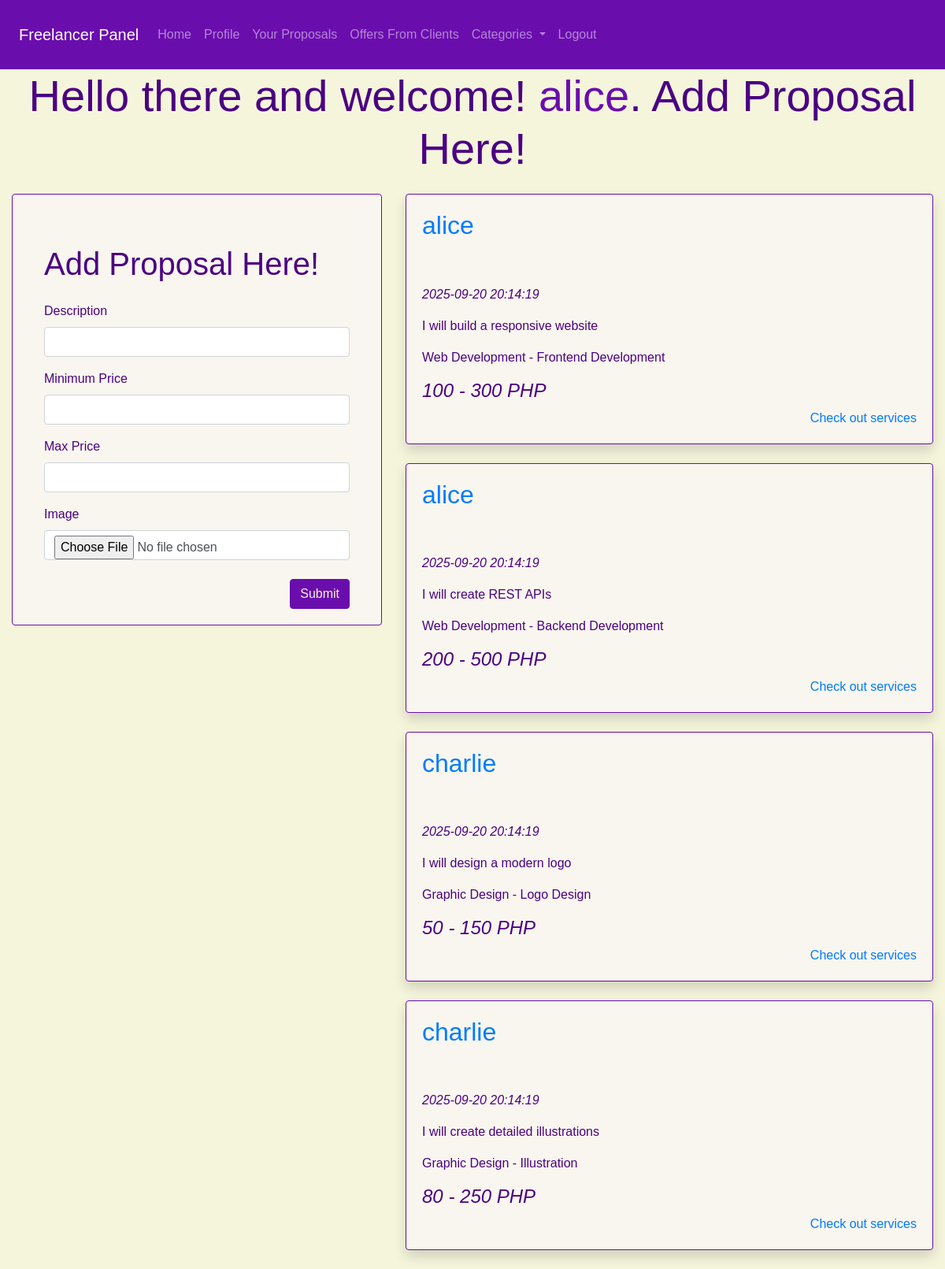
Screenshot of /freelancer/index.php (signed in) with the database file from the repository.
### tables this page shows
CREATE TABLE proposals (
  proposal_id INT AUTO_INCREMENT PRIMARY KEY,
  user_id INT,
  description TEXT,
  image TEXT,
  min_price INT,
  max_price INT,
  view_count INT DEFAULT 0,
  date_added TIMESTAMP DEFAULT CURRENT_TIMESTAMP,
  category_id INT,
  subcategory_id INT,
  FOREIGN KEY (user_id) REFERENCES fiverr_clone_users(user_id),
  FOREIGN KEY (category_id) REFERENCES categories(category_id),
  FOREIGN KEY (subcategory_id) REFERENCES subcategories(subcategory_id)
);

CREATE TABLE fiverr_clone_users (
  user_id INT AUTO_INCREMENT PRIMARY KEY,
  username VARCHAR(255),
  email VARCHAR(255) UNIQUE NOT NULL,
  password TEXT,
  is_client TINYINT(1),
  bio_description TEXT,
  display_picture TEXT,
  contact_number VARCHAR(255),
  date_added TIMESTAMP DEFAULT CURRENT_TIMESTAMP,
  role ENUM('administrator','client','freelancer') DEFAULT 'client'
);

CREATE TABLE categories (
  category_id INT AUTO_INCREMENT PRIMARY KEY,
  category_name VARCHAR(255) NOT NULL
);

CREATE TABLE subcategories (
  subcategory_id INT AUTO_INCREMENT PRIMARY KEY,
  category_id INT NOT NULL,
  subcategory_name VARCHAR(255) NOT NULL,
  FOREIGN KEY (category_id) REFERENCES categories(category_id)
);

### freelancer/classes/Database.php (called while the page is built, shortened)
<?php
class Database
{
    protected $pdo;
    private $host = 'localhost';
    private $db = 'fiverr_clone';
    private $user = 'root';
    private $pass = '';
    private $charset = 'utf8mb4';
    public function __construct()
    {
        $dsn = "mysql:host=$this->host;dbname=$this->db;charset=$this->charset";
        $options = [
            PDO::ATTR_ERRMODE => PDO::ERRMODE_EXCEPTION,
            PDO::ATTR_DEFAULT_FETCH_MODE => PDO::FETCH_ASSOC,
            PDO::ATTR_EMULATE_PREPARES => false
        ];
        try {
            $this->pdo = new PDO($dsn, $this->user, $this->pass, $options);
            $this->pdo->exec("SET time_zone = '+08:00';");
        } catch (\PDOException $e) {
            throw new \PDOException($e->getMessage(), (int) $e->getCode());
        }
    }
    protected function executeQuery($sql, $params = [])
    {
        $stmt = $this->pdo->prepare($sql);
        $stmt->execute($params);
        return $stmt->fetchAll();
    }
}
?>

### freelancer/classloader.php (called while the page is built, shortened)
<?php
require_once 'classes/Database.php';
require_once 'classes/Proposal.php';
$proposalObj = new Proposal();

### freelancer/classes/Proposal.php (called while the page is built, shortened)
<?php
class Proposal extends Database
{
    public function getProposals($id = null)
    {
        $sql = "SELECT
                Proposals.*,
                fiverr_clone_users.*,
                Proposals.date_added AS proposals_date_added,
                categories.category_name,
                subcategories.subcategory_name
            FROM Proposals
            JOIN fiverr_clone_users
                ON Proposals.user_id = fiverr_clone_users.user_id
            LEFT JOIN categories
                ON Proposals.category_id = categories.category_id
            LEFT JOIN subcategories
                ON Proposals.subcategory_id = subcategories.subcategory_id
            ORDER BY Proposals.date_added DESC";
        return $this->executeQuery($sql);
    }
}
?>

### freelancer/index.php (the view, shortened to what this page needs)
<?php require_once 'classloader.php'; ?>
<!DOCTYPE html>
<html lang="en">
<head>
<link href="https://cdn.jsdelivr.net/npm/bootstrap@4.6.2/dist/css/bootstrap.min.css" rel="stylesheet"/>
</head>
<body>
<?php include 'includes/navbar.php'; ?>
<div class="container-fluid">
<div class="display-4 text-center">Hello there and welcome! <span class="text-success"><?php echo $_SESSION['username']; ?></span>. Add Proposal Here!</div>
<div class="row">
<div class="col-md-5">
<div class="card mt-4 mb-4">
<div class="card-body">
<form action="core/handleForms.php" enctype="multipart/form-data" method="POST">
<div class="card-body">
                <h1 class="mb-4 mt-4">Add Proposal Here!</h1>
<div class="form-group">
<label for="exampleInputEmail1">Description</label>
<input class="form-control" name="description" required="" type="text"/>
</div>
<div class="form-group">
<label for="exampleInputEmail1">Minimum Price</label>
<input class="form-control" name="min_price" required="" type="number"/>
</div>
<div class="form-group">
<label for="exampleInputEmail1">Max Price</label>
<input class="form-control" name="max_price" required="" type="number"/>
</div>
<div class="form-group">
<label for="exampleInputEmail1">Image</label>
<input class="form-control" name="image" required="" type="file"/>
<input class="btn btn-primary float-right mt-4" name="insertNewProposalBtn" type="submit"/>
</div>
</div>
</form>
</div>
</div>
</div>
<div class="col-md-7">
<?php $getProposals = $proposalObj->getProposals(); ?>
        <?php foreach ($getProposals as $proposal) { ?>
<div class="card shadow mt-4 mb-4">
<div class="card-body">
<h2><a href="&lt;?= $_SESSION['user_id'] == $proposal['user_id'] ? 'profile.php' : 'other_profile_view.php?user_id=' . $proposal['user_id'] ?>">
<?= htmlspecialchars($proposal['username']) ?>
</a></h2>
<p class="mt-4"><i><?php echo $proposal['proposals_date_added']; ?></i></p>
<p class="mt-2"><?php echo $proposal['description']; ?></p>
<p class="mt-2">
<?php echo $proposal['category_name'] . ' - ' . $proposal['subcategory_name']; ?>
</p>
<h4><i><?php echo number_format($proposal['min_price']) . " - " . number_format($proposal['max_price']); ?>
                  PHP</i></h4>
<div class="float-right">
<a href="#">Check out services</a>
</div>
</div>
</div>
<?php } ?>
</div>
</div>
</div>
</body>
</html>

### freelancer/includes/navbar.php (shortened to what this page needs)
<nav class="navbar navbar-expand-lg navbar-dark p-4" style="background-color: #0077B6;">
  <a class="navbar-brand" href="index.php">Freelancer Panel</a>
  <div class="collapse navbar-collapse" id="navbarNav">
    <ul class="navbar-nav">
      <li class="nav-item">
        <a class="nav-link" href="index.php">Home</a>
      </li>
      <li class="nav-item">
        <a class="nav-link" href="profile.php">Profile</a>
      </li>
      <li class="nav-item">
        <a class="nav-link" href="your_proposals.php">Your Proposals</a>
      </li>
      <li class="nav-item">
        <a class="nav-link" href="offers_from_clients.php">Offers From Clients</a>
      </li>
      <li class="nav-item dropdown">
        <a class="nav-link dropdown-toggle" href="#" id="categoriesDropdown" role="button" data-toggle="dropdown"
          aria-haspopup="true" aria-expanded="false">
          Categories
        </a>
      </li>
      <li class="nav-item">
        <a class="nav-link" href="core/handleForms.php?logoutUserBtn=1">Logout</a>
      </li>
    </ul>
  </div>
</nav>

### freelancer/index.php (style rules this page uses)
body { font-family: "Arial"; }
body { background-color: beige; color: #4B0082; font-family: "Arial", sans-serif; }
.navbar, .card-header { background-color: #6A0DAD !important; color: beige !important; }
.card { background-color: #f9f6ef; border: 1px solid #6A0DAD; }
.btn-primary { background-color: #6A0DAD !important; border-color: #6A0DAD !important; color: beige !important; }
.text-success { color: #6A0DAD !important; }

### rows the page displays
proposals: user.username "alice", date_added "2025-09-20 20:14:19", description "I will build a responsive website", category.category_name "Web Development", subcategory.subcategory_name "Frontend Development", min_price "100", max_price "300"
proposals: user.username "alice", date_added "2025-09-20 20:14:19", description "I will create REST APIs", category.category_name "Web Development", subcategory.subcategory_name "Backend Development", min_price "200", max_price "500"
proposals: user.username "charlie", date_added "2025-09-20 20:14:19", description "I will design a modern logo", category.category_name "Graphic Design", subcategory.subcategory_name "Logo Design", min_price "50", max_price "150"
proposals: user.username "charlie", date_added "2025-09-20 20:14:19", description "I will create detailed illustrations", category.category_name "Graphic Design", subcategory.subcategory_name "Illustration", min_price "80", max_price "250"

### other values shown
$_SESSION['username'] "alice"
